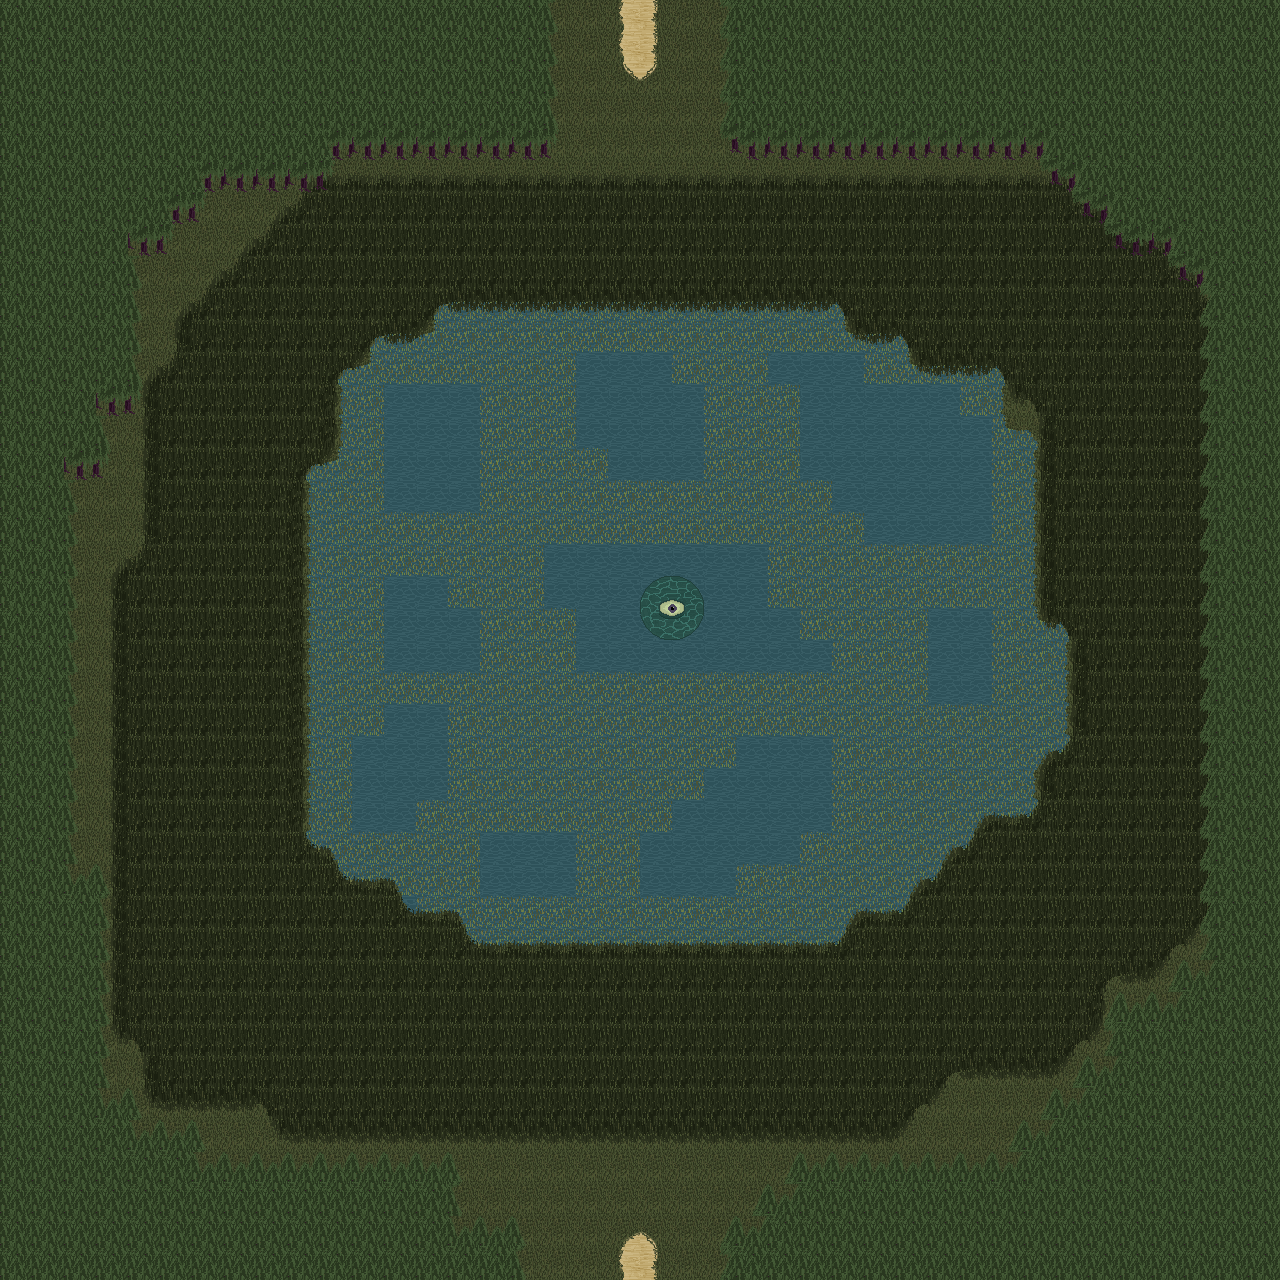

This is a level from a 2D game, rendered from its Tiled map with the project's own tilesets. A one-line summary and the map file follow, with tile-layer data summarised:
An orthogonal 40x40 tile map with 32x32 px tiles, 6 tile layers (Ground Layer, Ground Layer 2, Ground Layer3, Player Layer, ...), 2 tilesets.

<map version="1.0" orientation="orthogonal" renderorder="right-down" width="40" height="40" tilewidth="32" tileheight="32" nextobjectid="1">
 <tileset firstgid="1" name="Crimsonwood" tilewidth="32" tileheight="32">
  <image source="../Tilesets/Crimsonwood.png" width="480" height="800" />
  <tile id="95">
   <animation>
    <frame tileid="95" duration="200" />
    <frame tileid="110" duration="200" />
    <frame tileid="111" duration="200" />
    <frame tileid="110" duration="200" />
   </animation>
  </tile>
 </tileset>
 <tileset firstgid="376" name="watcher" tilewidth="64" tileheight="64">
  <image source="../Sprites/watcher.png" width="192" height="256" />
  <tile id="0">
   <animation>
    <frame tileid="0" duration="1000" />
    <frame tileid="1" duration="100" />
    <frame tileid="2" duration="100" />
    <frame tileid="1" duration="100" />
   </animation>
  </tile>
 </tileset>
 <layer name="Ground Layer" width="40" height="40">
  <data>[1600 cells, 1600 non-empty, 2 distinct tile ids]</data>
 </layer>
 <layer name="Ground Layer 2" width="40" height="40">
  <data>[1600 cells, 769 non-empty, 9 distinct tile ids]</data>
 </layer>
 <layer name="Ground Layer3" width="40" height="40">
  <data>[1600 cells, 193 non-empty, 17 distinct tile ids]</data>
 </layer>
 <layer name="Player Layer" width="40" height="40">
  <data>[1600 cells, 107 non-empty, 15 distinct tile ids]</data>
 </layer>
 <layer name="Wall Layer" width="40" height="40">
  <data>[1600 cells, 574 non-empty, 9 distinct tile ids]</data>
 </layer>
 <layer name="Wall Decoration" width="40" height="40">
  <data>[1600 cells, 7 non-empty, 2 distinct tile ids]</data>
 </layer>
</map>
